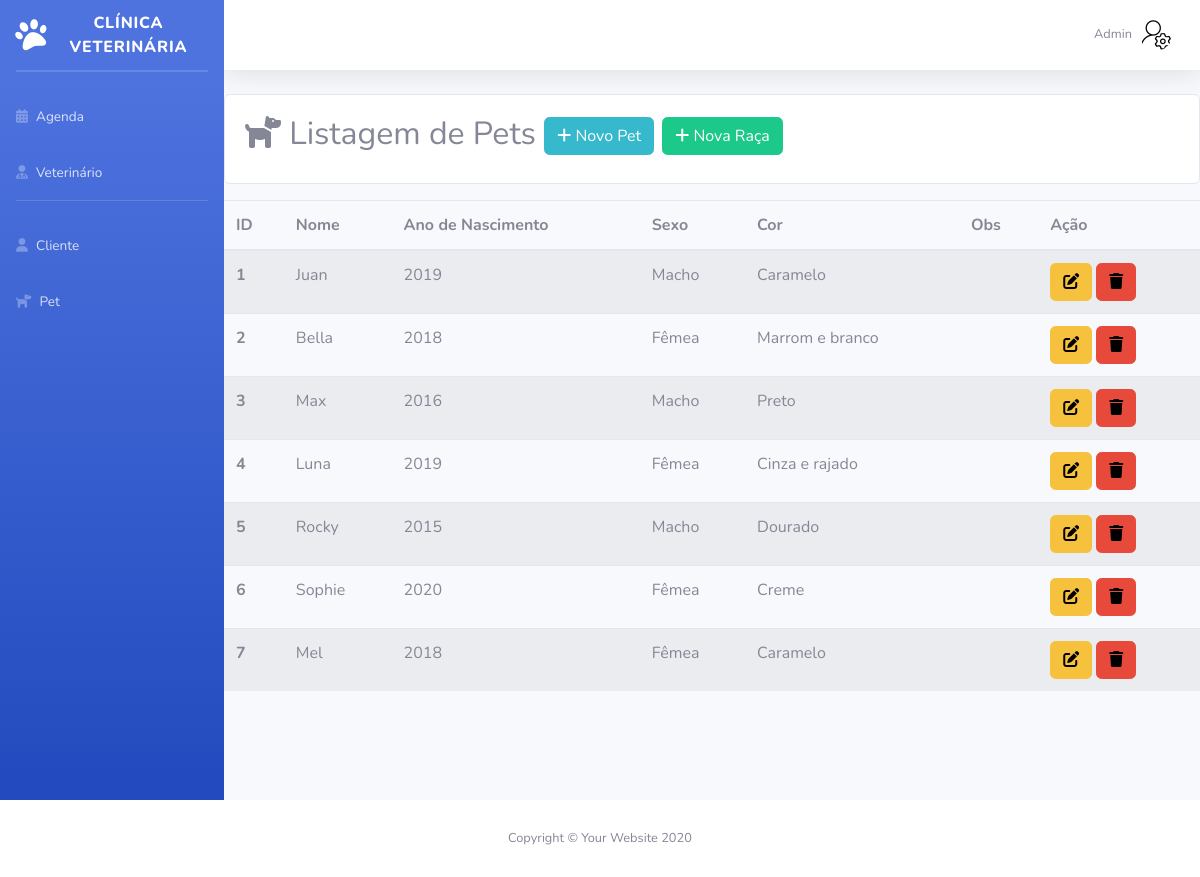
Screenshot of /Sistema/Admin/listagemPet.php (signed in) with the database file from the repository.
### tables this page shows
CREATE TABLE `pet` (
  `id` int(11) NOT NULL,
  `status` varchar(10) NOT NULL,
  `nome` varchar(100) NOT NULL,
  `especie` varchar(50) NOT NULL,
  `anoNascimento` int(11) NOT NULL,
  `sexo` varchar(15) NOT NULL,
  `cor` varchar(50) NOT NULL,
  `obs` varchar(300) DEFAULT NULL,
  `cliente_id` int(11) NOT NULL,
  `raca_id` int(11) DEFAULT NULL
);

### Sistema/Admin/listagemPet.php (the view, shortened to what this page needs)
<?php
require_once("conexao.php");
$sql = "select * from pet";
$resultado = mysqli_query($conexao, $sql);
?>
<!DOCTYPE html>
<html lang="pt-br">
<head>
    <link href="vendor/fontawesome-free/css/all.min.css" rel="stylesheet" type="text/css">
    <link href="css/sb-admin-2.min.css" rel="stylesheet">
</head>
<body id="page-top">
    <div id="wrapper">
        <?php require_once("sidebarAdmin.php"); ?>
        <div id="content-wrapper" class="d-flex flex-column">
            <div id="content">
                <?php require_once("topbarAdmin.php"); ?>
                    <div class="card mt-3 mb-3">
                        <div class="card-body">
                            <h2><i class="fa-solid fa-dog"></i> Listagem de Pets <a
                                        href="cadastroPet.php" class="btn btn-info btn-sn"><i class="fa-solid fa-plus"
                                        style="color: #ffffff;"></i> Novo Pet</a>
                                        <a href="cadastroRaca.php" class="btn btn-success btn-sn"><i class="fa-solid fa-plus"
                                        style="color: #ffffff;"></i> Nova Raça</a>
                                    </h2>
                        </div>
                        </div>
                    <table class="table table-striped table-hover">
                        <thead>
                            <tr>
                                <th scope="col">ID</th>
                                <th scope="col">Nome</th>
                                <th scope="col">Ano de Nascimento</th>
                                <th scope="col">Sexo</th>
                                <th scope="col">Cor</th>
                                <th scope="col">Obs</th>
                                <th scope="col">Ação</th>
                            </tr>
                        </thead>
                        <tbody>
                            <?php while ($linha = mysqli_fetch_array($resultado)) { ?>
                                <tr>
                                    <th scope="row">
                                        <?= $linha['id'] ?>
                                    </th>
                                    <td>
                                        <?= $linha['nome'] ?>
                                    </td>
                                    <td>
                                        <?= $linha['anoNascimento'] ?>
                                    </td>
                                    <td>
                                        <?= $linha['sexo'] ?>
                                    </td>
                                    <td>
                                        <?= $linha['cor'] ?>
                                    </td>
                                    <td>
                                    </td>
                                    <td>
                                        <a href="editarPet.php?id=<?= $linha['id'] ?>" class="btn btn-warning"><i
                                                class="fa-solid fa-pen-to-square" style="color: #000000;"></i></a>
                                        <a href="listagemPet.php?id=<?= $linha['id'] ?>" class="btn btn-danger"
                                            onclick="return confirm('Confirma exclusão?')"><i class="fa-solid fa-trash"
                                                style="color: #000000;"></i></a>
                                    </td>
                                </tr>
                            <?php } ?>
                            </table>
                </div>
                <?php require_once("footer.php"); ?>
</body>
</html>

### Sistema/Admin/sidebarAdmin.php
<ul class="navbar-nav bg-gradient-primary sidebar sidebar-dark accordion" id="accordionSidebar">
    <a class="sidebar-brand d-flex align-items-center justify-content-center" href="indexAdmin.php">
        <div class="sidebar-brand-icon rotate-n-15">
        <i class="fa-solid fa-paw"></i>
        </div>
        <div class="sidebar-brand-text mx-1">Clínica Veterinária</div>
    </a>
    <hr class="sidebar-divider my-0">
    <hr class="sidebar-divider">
    <li class="nav-item">
        <a class="nav-link" href="listagemAgenda.php">
            <i class="fa-solid fa-calendar-days"></i>
            <span>Agenda</span>
        </a>
    </li>
    <li class="nav-item">
        <a class="nav-link" href="listagemVeterinario.php">
        <i class="fa-solid fa-user-doctor"></i>
            <span>Veterinário</span>
        </a>
    </li>
    <hr class="sidebar-divider">
    <li class="nav-item">
        <a class="nav-link" href="listagemCliente.php">
        <i class="fa-solid fa-user"></i>
            <span>Cliente</span>
        </a>
    </li>
    <li class="nav-item">
        <a class="nav-link" href="listagemPet.php">
        <i class="fa-solid fa-dog"></i>
            <span>Pet</span>
        </a>
    </li>
</ul>

### Sistema/Admin/topbarAdmin.php (shortened to what this page needs)
<nav class="navbar navbar-expand navbar-light bg-white topbar mb-4 static-top shadow">
    <ul class="navbar-nav ml-auto">
        <li class="nav-item dropdown no-arrow">
            <a class="nav-link dropdown-toggle" href="#" id="userDropdown" role="button"
                data-toggle="dropdown" aria-haspopup="true" aria-expanded="false">
                <span class="mr-2 d-none d-lg-inline text-gray-600 small">Admin</span>
                <img class="img-profile rounded-circle"
                    src="img/admin.png">
            </a>
        </li>
    </ul>
</nav>

### Sistema/Admin/footer.php (shortened to what this page needs)
</div>
            </div>
            <footer class="sticky-footer bg-white">
                <div class="container my-auto">
                    <div class="copyright text-center my-auto">
                        <span>Copyright &copy; Your Website 2020</span>
                    </div>
                </div>
            </footer>

### rows the page displays
pet: id "1", nome "Juan", anoNascimento "2019", sexo "Macho", cor "Caramelo"
pet: id "2", nome "Bella", anoNascimento "2018", sexo "Fêmea", cor "Marrom e branco"
pet: id "3", nome "Max", anoNascimento "2016", sexo "Macho", cor "Preto"
pet: id "4", nome "Luna", anoNascimento "2019", sexo "Fêmea", cor "Cinza e rajado"
pet: id "5", nome "Rocky", anoNascimento "2015", sexo "Macho", cor "Dourado"
pet: id "6", nome "Sophie", anoNascimento "2020", sexo "Fêmea", cor "Creme"
pet: id "7", nome "Mel", anoNascimento "2018", sexo "Fêmea", cor "Caramelo"
